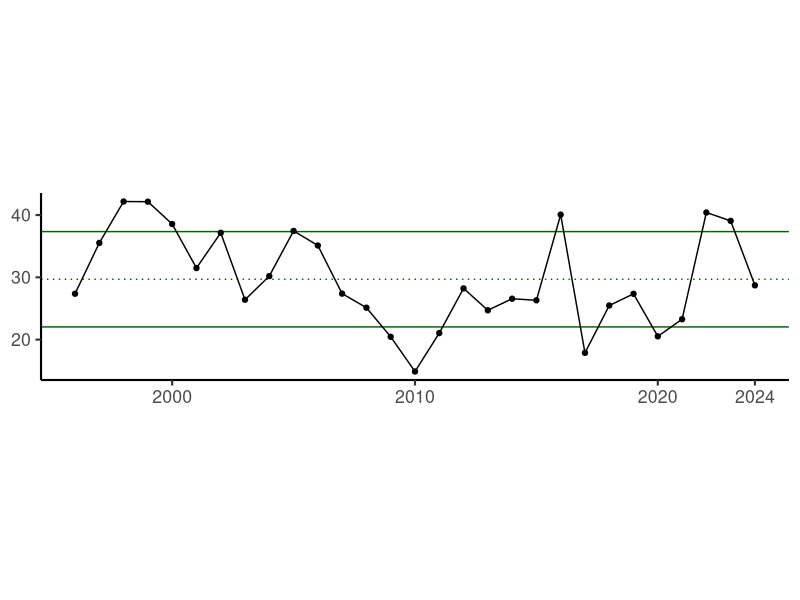
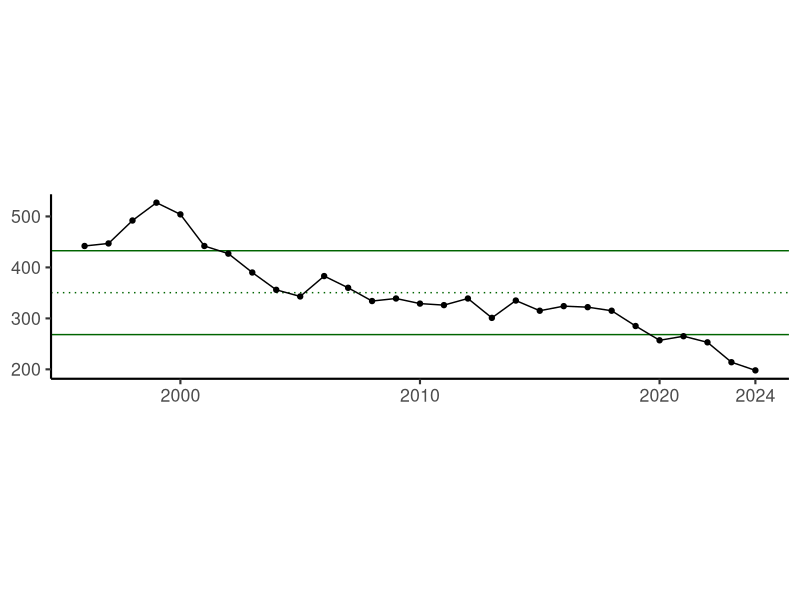
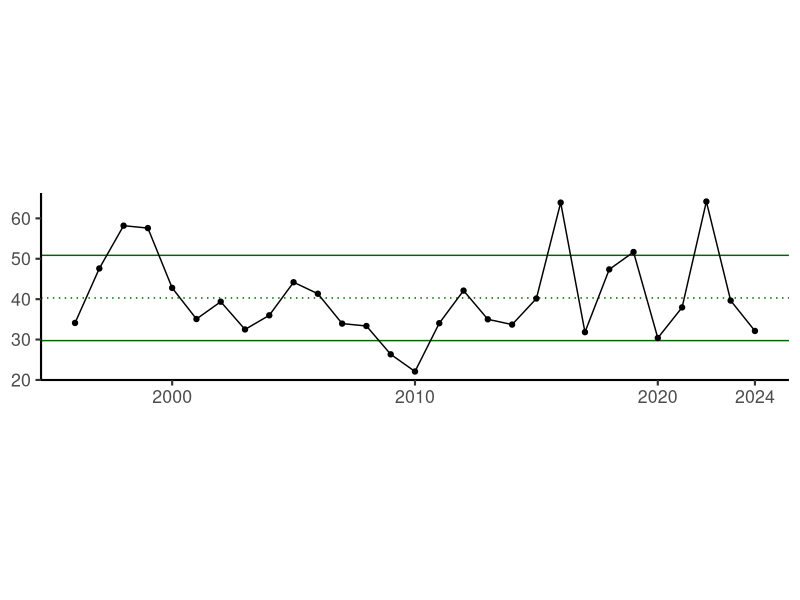

These charts were generated, in order, by the following R code: (Note: this script raises an error after producing the figures.)
# Metadata ----

### Project name: Longfin ESP Report Card
### Code purpose: Plot Commercial Indicators

### Author: Stephanie Owen
### Date started: 3/31/25

### Code reviewer:
### Date reviewed:

# Libraries & functions ----
`%>%` <- magrittr::`%>%`

# Data ----

### read data and modify df for landings, vessels, and revenue
data <- read.csv(here::here('inputs/SOCIEOECONOMIC_COMMERCIAL_INDICATORS_FINAL.csv'))

landings <- data %>%
  dplyr::filter (INDICATOR_NAME == 'Commercial_LONGFINSQUID_Landings_LBS') %>%
  dplyr::mutate(DATA_VALUE = DATA_VALUE/10^6) %>% #scales from millions/lbs 
  dplyr::arrange(YEAR)

vessels <- data %>%
  dplyr::filter (INDICATOR_NAME == 'N_Commercial_Vessels_Landing_LONGFINSQUID') %>%
  dplyr::arrange(YEAR)

revenue <- data %>%
  dplyr::filter(INDICATOR_NAME == 'TOTALANNUALREV_LONGFINSQUID_2024Dols') %>%
  dplyr::mutate(DATA_VALUE = DATA_VALUE/10^6) #scales from millions/lbs

# Analyses ----

plt_indicator <- function(data) {
  plt <- data |>
    dplyr::group_by(INDICATOR_NAME) |>
    dplyr::mutate(mean = mean(DATA_VALUE, na.rm = TRUE),
                  sd = sd(DATA_VALUE, na.rm = TRUE)) |>
    ggplot2::ggplot(ggplot2::aes(x = YEAR,
                                 y = DATA_VALUE
    )) +
    ggplot2::geom_hline(ggplot2::aes(
      yintercept = .data$mean + .data$sd
    ),
    color = "darkgreen",
    linetype = "solid"
    ) +
    ggplot2::geom_hline(ggplot2::aes(
      yintercept = .data$mean - .data$sd
    ),
    color = "darkgreen",
    linetype = "solid"
    ) +
    ggplot2::geom_hline(ggplot2::aes(
      yintercept = .data$mean
    ),
    color = "darkgreen",
    linetype = "dotted"
    ) +
    ggplot2::geom_point() +
    ggplot2::geom_path() +
    ggplot2::xlim(c(1996, 2023)) +
    ggplot2::scale_y_continuous(labels = scales::comma) +
    ggplot2::scale_x_continuous(breaks = c(2000, 2010, 2020, 2024),
                                limits = c(1996, 2024)) +
    ggplot2::theme_classic(base_size = 16) +
    ggplot2::theme(strip.text = ggplot2::element_text(size = 16),
                   axis.title = ggplot2::element_blank(),
                   aspect.ratio = 1/4) 
  
  return(plt)
}

###plot
plt_indicator(landings)
plt_indicator(vessels)
plt_indicator(revenue)


all_indicators <- dplyr::bind_rows(landings,
                                   vessels,
                                   revenue)

for(i in unique(all_indicators$INDICATOR_NAME)) {
  this_dat <- all_indicators |>
    dplyr::filter(INDICATOR_NAME == i) |>
    dplyr::arrange(YEAR)
  
  fname <- here::here("images", paste0(i, "_", Sys.Date(), ".png"))
  if(max(this_dat$DATA_VALUE, na.rm = TRUE) > 10^6) {
    this_dat <- this_dat |>
      dplyr::mutate(DATA_VALUE = ifelse(!is.na(DATA_VALUE), DATA_VALUE/10^6, DATA_VALUE),
                    INDICATOR_NAME = paste(INDICATOR_NAME, "millions"))
    fname <-  here::here("images", paste0(i, "_millions_", Sys.Date(), ".png"))
  }
  
  print(fname)
  fig <- plt_indicator(this_dat)
  
  ggplot2::ggsave(fname,
                  width = 6,
                  height = 2)
  
}
